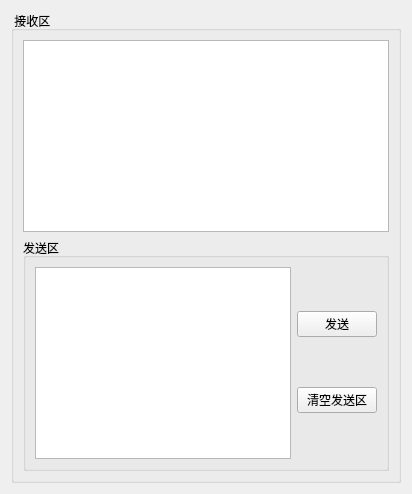
         <widget class="QWidget" name="widget" native="true">
          <layout class="QVBoxLayout" name="verticalLayout_3">
           <item>
            <widget class="QGroupBox" name="serial_show_groupBox">
             <property name="title">
              <string> 接收区</string>
             </property>
             <layout class="QVBoxLayout" name="verticalLayout">
              <item>
               <widget class="QTextBrowser" name="recv_textBrowser"/>
              </item>
              <item>
               <widget class="QGroupBox" name="groupBox">
                <property name="title">
                 <string>发送区</string>
                </property>
                <layout class="QHBoxLayout" name="horizontalLayout">
                 <item>
                  <widget class="QTextEdit" name="send_textBrowser"/>
                 </item>
                 <item>
                  <layout class="QVBoxLayout" name="verticalLayout_4">
                   <item>
                    <widget class="QPushButton" name="send_Btn">
                     <property name="text">
                      <string>发送</string>
                     </property>
                    </widget>
                   </item>
                   <item>
                    <widget class="QPushButton" name="send_clear_Btn">
                     <property name="text">
                      <string>清空发送区</string>
                     </property>
                    </widget>
                   </item>
                  </layout>
                 </item>
                </layout>
               </widget>
              </item>
             </layout>
            </widget>
           </item>
          </layout>
         </widget>
